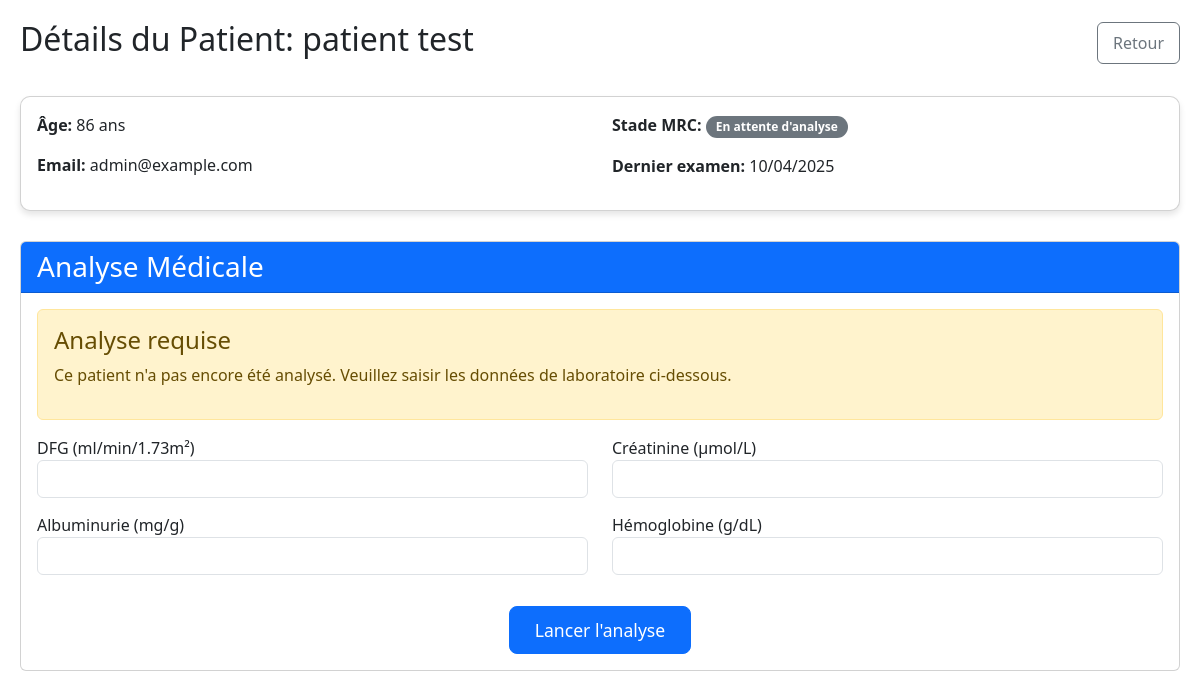
The app's page /patient-details/6/ with its own data.
### renale/models.py (models this page shows, shortened)
class Patient(models.Model):
    nom = models.CharField(max_length=255)
    prenoms = models.CharField(max_length=255)
    age = models.CharField(max_length=255)
    email = models.EmailField(unique=True)
    stade = models.PositiveIntegerField(null=True, blank=True)  # Null avant analyse
    donnees_labo = models.JSONField(null=True, blank=True)  # Pour stocker les résultats bruts
    date = models.DateField(null=True, blank=True)

### renale/views.py (the view)
# urls.py: path('patient-details/<int:patient_id>/', views.patient_details, name='patient_details'),
def patient_details(request, patient_id):
    patient = get_object_or_404(Patient, id=patient_id)  # Fonction maintenant reconnue
    return render(request, 'patient-details.html', {'patient': patient})

### renale/templates/patient-details.html (shortened to what this page needs)
{% extends 'base.html' %}
{% load static %}
{% block content %}
<div class="patient-details-container">
    <div class="patient-header">
        <h2>Détails du Patient: {{ patient.nom }} {{ patient.prenoms }}</h2>
        <a href="{% url 'pat' %}" class="btn btn-outline-secondary back-btn">
             Retour
        </a>
    </div>
    <div class="card patient-info-card">
        <div class="card-body">
            <div class="row">
                <div class="col-md-6">
                    <p><strong>Âge:</strong> {{ patient.age }} ans</p>
                    <p><strong>Email:</strong> {{ patient.email|default:"Non renseigné" }}</p>
                </div>
                <div class="col-md-6">
                    <p><strong>Stade MRC:</strong>
                        <span class="badge stage-badge" data-stage="{{ patient.stade|default:0 }}">
                            {{ patient.stade|default:"En attente d'analyse" }}
                        </span>
                    </p>
                    <p><strong>Dernier examen:</strong> {{ patient.date|date:"d/m/Y" }}</p>
                </div>
            </div>
        </div>
    </div>
    <div class="analysis-section">
        <div class="card">
            <div class="card-header">
                <h3 class="mb-0"> Analyse Médicale</h3>
            </div>
            <div class="card-body">
                {% if patient.stade %}
                    {% include 'partials/analysis_results.html' %}
                {% else %}
                    {% include 'partials/analysis_form.html' %}
                {% endif %}
            </div>
        </div>
    </div>
</div>
<link rel="stylesheet" href="{% static 'patient-details.css' %}">
{% endblock %}

### renale/static/patient-details.css (style rules this page uses)
.patient-details-container { padding: 20px; max-width: 1200px; margin: 0 auto; }
.patient-header { display: flex; justify-content: space-between; align-items: center; margin-bottom: 30px; }
.patient-info-card { border-radius: 10px; box-shadow: 0 4px 6px rgba(0,0,0,0.1); margin-bottom: 30px; }
.stage-badge { display: inline-block; padding: 5px 10px; border-radius: 20px; font-weight: bold; }
.stage-badge[data-stage="0"] { background-color: #6c757d; color: white; }
.card-header { background-color: #0d6efd; color: white; }
.back-btn { padding: 8px 15px; }

### records on screen
Patient: nom "patient", prenoms "test", age "86", email "admin@example.com", stade "En attente d'analyse", date "10/04/2025"
